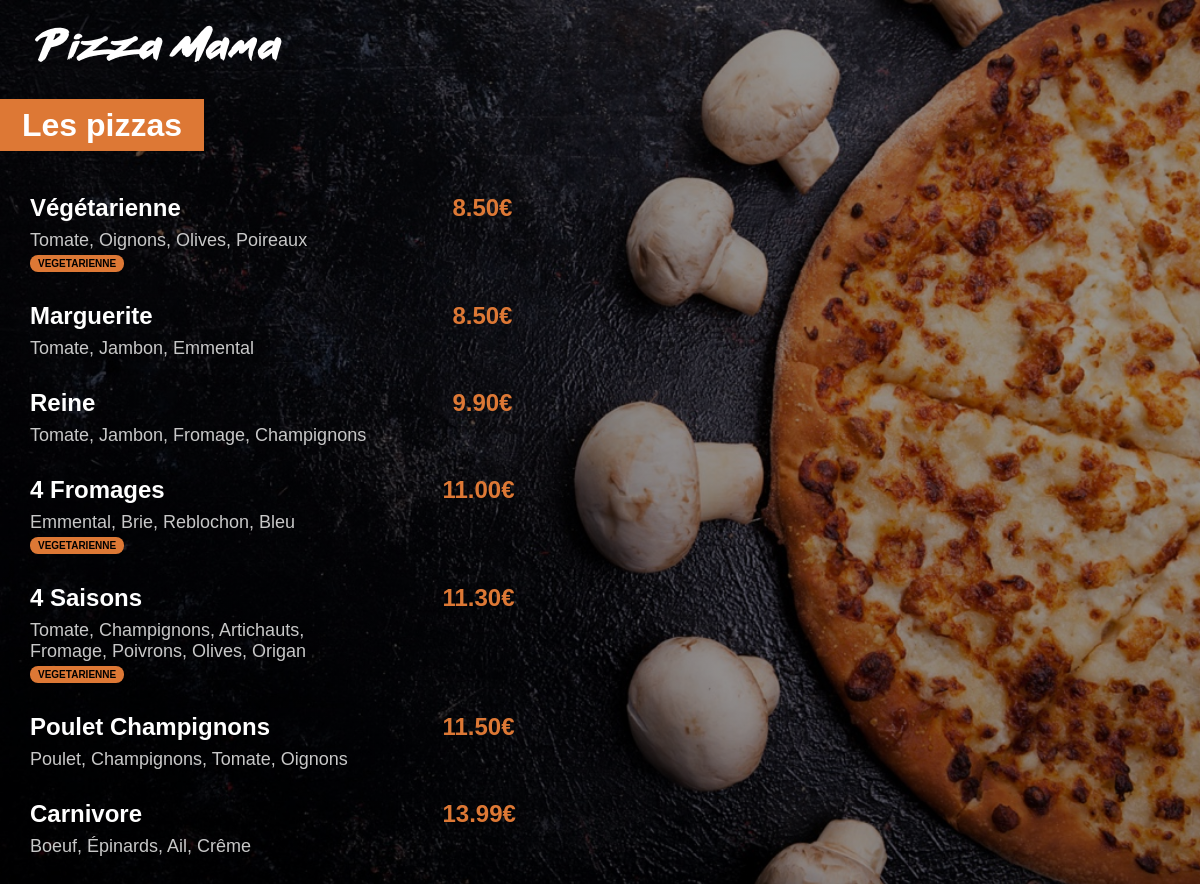
The app's page /menu/ with its own data.
### menu/models.py (models this page shows, shortened)
class Pizza(models.Model):
    nom = models.CharField(max_length=200)
    ingredients = models.CharField(max_length=400)
    prix = models.FloatField(default=0)
    vegetarienne = models.BooleanField(default=False)

### menu/views.py (the view)
# urls.py: path('', views.index, name="index"),
def index(request):
    pizzas = Pizza.objects.all().order_by('prix')
    return render(request, 'menu/index.html', {'pizzas': pizzas})

### menu/templates/menu/index.html (shortened to what this page needs)
{% load static %}
<html lang="fr">
<head>
    <link rel="stylesheet" href="{% static 'menu/style.css' %}">
</head>
<body>
    <a href="{% url 'main:index' %}">
        <img id="small_logo" src="{% static 'menu/images/small_logo.png' %}">
    </a>
    <div class="menu_title">
        <h1>Les pizzas</h1>
    </div>
    <div class="menu_list">
        {% for pizza in pizzas %}
        <div class="menu_list_item">
            <span class="menu_list_title">{{ pizza.nom }}</span>
            <span class="menu_list_prix">{{ pizza.prix | floatformat:2 }}€</span>
            <span class="menu_list_ingredients">{{ pizza.ingredients }}</span>
            {% if pizza.vegetarienne %}
                <span class="menu_list_badge">VEGETARIENNE</span>
            {% endif %}
        </div>
        {% endfor %}
    </div>
</body>
</html>

### menu/static/menu/style.css (style rules this page uses)
body { background: linear-gradient(0deg, rgba(0, 0, 0, 0.4), rgba(0, 0, 0, 0.4)), url("images/menu_background.jpg") no-repeat center center fixed; -webkit-background-size: cover; -moz-background-size: cover; -o-background-size: cover; background-size: cover;; color: white; margin: 0px; font-family: Arial; }
#small_logo { margin-top: 25px; margin-left: 35px; }
h1 { background-color: #DD7835; display: inline; padding: 8px 22px; }
.menu_title { margin-top: 45px; margin-bottom: 50px; }
.menu_list { margin-left: 30px; }
.menu_list_item { margin: 30px 0px; }
.menu_list_title { font-weight: bold; font-size: 24px; display: inline-block; width: 400px; }
.menu_list_prix { font-size: 24px; color: #DD7835; margin-left: 8px; display: inline-block; width: 70px; text-align: right; font-weight: bold; }
.menu_list_ingredients { font-size: 18px; color: #c8c8c8; margin-top: 8px; display: block; width: 350px; }
.menu_list_badge { font-size: 10px; color: black; background-color: #DD7835; padding: 3px 8px; margin-top: 4px; display: inline-block; border-radius: 8px; font-weight: bold; }

### records on screen
Pizza: nom "Végétarienne", prix "8.50", ingredients "Tomate, Oignons, Olives, Poireaux", vegetarienne "VEGETARIENNE"
Pizza: nom "Marguerite", prix "8.50", ingredients "Tomate, Jambon, Emmental"
Pizza: nom "Reine", prix "9.90", ingredients "Tomate, Jambon, Fromage, Champignons"
Pizza: nom "4 Fromages", prix "11.00", ingredients "Emmental, Brie, Reblochon, Bleu", vegetarienne "VEGETARIENNE"
Pizza: nom "4 Saisons", prix "11.30", ingredients "Tomate, Champignons, Artichauts, Fromage, Poivrons, Olives, Origan", vegetarienne "VEGETARIENNE"
Pizza: nom "Poulet Champignons", prix "11.50", ingredients "Poulet, Champignons, Tomate, Oignons"
Pizza: nom "Carnivore", prix "13.99", ingredients "Boeuf, Épinards, Ail, Crême"
